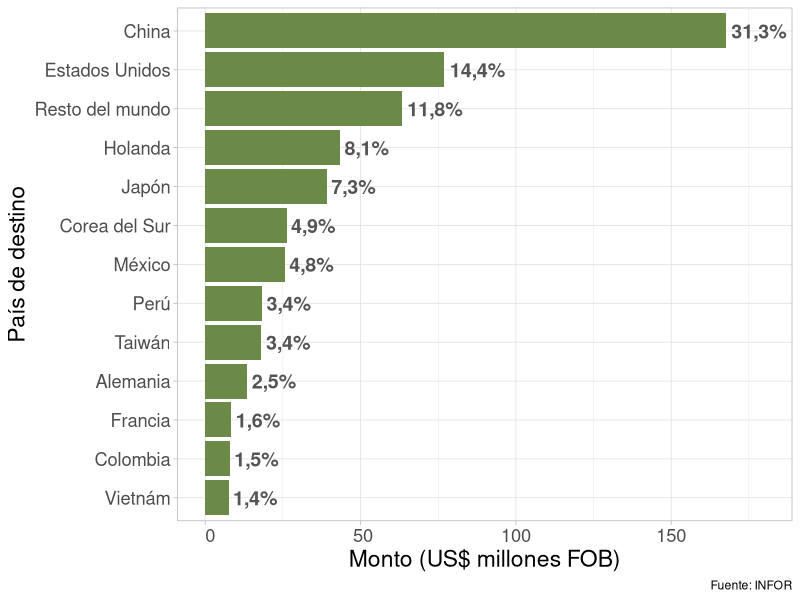

R code for this plot:
## ---- chunk 1
options(htmltools.dir.version = FALSE)
knitr::opts_chunk$set(message = FALSE, warning = FALSE)
library(tidyverse)
## ---- chunk 2
datos5 <-  readxl::read_excel("datos/exportacion_pais.xlsx") 
datos5 <- datos5[order(datos5$Monto), ] 
datos5$País <- factor(datos5$País, levels = datos5$País[order(datos5$Monto)])

datos5 %>% filter(Porcentaje > 0.014) %>% 
  ggplot( aes(x = País, y = Monto)) + 
  geom_col(fill= "#6B8A47" ) +     
  coord_flip() +   
  geom_text(aes(  label = paste0(sub(".",",",
                                     as.character(round(Porcentaje*100,1)),fixed = T),"%")  ), 
            size = rel(5), fontface = "bold" , hjust= -0.1 , color = "gray33")+    
  scale_y_continuous(limits = c(0, 180) , 
                     labels =  function(x) format(x, big.mark = ".", scientific = FALSE)  ) +   
  theme_light()+   
  theme(        
        axis.title.y = element_text(size = rel(1.5), angle = 90),           
        axis.title.x = element_text(size = rel(1.5)),         
        axis.text.y =  element_text(size = rel(1.5)),
        axis.text.x = element_text(size = rel(1.5)))+       
   
  labs(     x = "País de destino",     y = 'Monto (US$ millones FOB)' , caption = "Fuente: INFOR"   )
